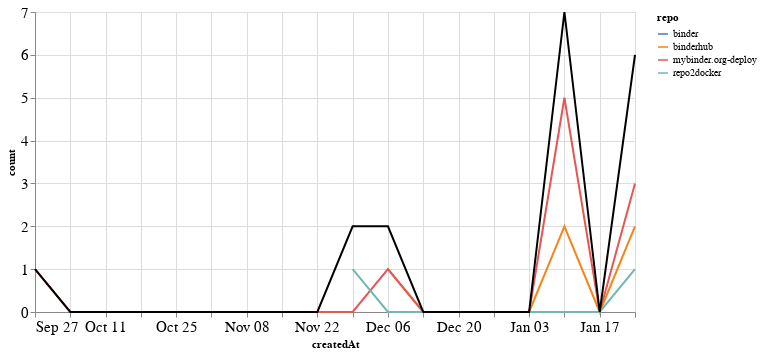

The code cell stored with this chart in its notebook:
### Markdown cell above
### PRs

### Code cell
prs_time = prs.groupby('repo').resample('W', on='createdAt').count()['author'].reset_index()
prs_time = prs_time.rename(columns={'author': 'count'})
prs_time_total = prs_time.groupby('createdAt').agg({"count": "sum"}).reset_index()

ch1 = alt.Chart(prs_time, width=600).mark_line().encode(
    x='createdAt',
    y='count',
    color='repo',
    tooltip="repo"
)

ch2 = alt.Chart(prs_time_total, width=600).mark_line(color="black").encode(
    x='createdAt',
    y='count',
)

ch1 + ch2

### Figure 1 — Vega-Lite specification as saved in the notebook (floating-point values rounded to 4 significant figures)
{"config": {"axisLeft": {"labelFontSize": 15}, "axisBottom": {"labelFontSize": 15}}, "layer": [{"data": {"name": "data-331eb4afdabfc2ac0971f68a5ba8e19b"}, "mark": "line", "encoding": {"color": {"type": "nominal", "field": "repo"}, "tooltip": {"type": "nominal", "field": "repo"}, "x": {"type": "temporal", "field": "createdAt"}, "y": {"type": "quantitative", "field": "count"}}, "width": 600}, {"data": {"name": "data-b49b55b33d176ccd57f50e9dd3815432"}, "mark": {"type": "line", "color": "black"}, "encoding": {"x": {"type": "temporal", "field": "createdAt"}, "y": {"type": "quantitative", "field": "count"}}, "width": 600}], "$schema": "https://vega.github.io/schema/vega-lite/v4.8.1.json", "datasets": {"data-331eb4afdabfc2ac0971f68a5ba8e19b": [{"repo": "binder", "createdAt": "2020-11-29T00:00:00", "count": 1}, {"repo": "binderhub", "createdAt": "2020-12-06T00:00:00", "count": 1}, {"repo": "binderhub", "createdAt": "2020-12-13T00:00:00", "count": 0}, {"repo": "binderhub", "createdAt": "2020-12-20T00:00:00", "count": 0}, {"repo": "binderhub", "createdAt": "2020-12-27T00:00:00", "count": 0}, {"repo": "binderhub", "createdAt": "2021-01-03T00:00:00", "count": 0}, {"repo": "binderhub", "createdAt": "2021-01-10T00:00:00", "count": 2}, {"repo": "binderhub", "createdAt": "2021-01-17T00:00:00", "count": 0}, {"repo": "binderhub", "createdAt": "2021-01-24T00:00:00", "count": 2}, {"repo": "mybinder.org-deploy", "createdAt": "2020-09-27T00:00:00", "count": 1}, {"repo": "mybinder.org-deploy", "createdAt": "2020-10-04T00:00:00", "count": 0}, {"repo": "mybinder.org-deploy", "createdAt": "2020-10-11T00:00:00", "count": 0}, {"repo": "mybinder.org-deploy", "createdAt": "2020-10-18T00:00:00", "count": 0}, {"repo": "mybinder.org-deploy", "createdAt": "2020-10-25T00:00:00", "count": 0}, {"repo": "mybinder.org-deploy", "createdAt": "2020-11-01T00:00:00", "count": 0}, {"repo": "mybinder.org-deploy", "createdAt": "2020-11-08T00:00:00", "count": 0}, {"repo": "mybinder.org-deploy", "createdAt": "2020-11-15T00:00:00", "count": 0}, {"repo": "mybinder.org-deploy", "createdAt": "2020-11-22T00:00:00", "count": 0}, {"repo": "mybinder.org-deploy", "createdAt": "2020-11-29T00:00:00", "count": 0}, {"repo": "mybinder.org-deploy", "createdAt": "2020-12-06T00:00:00", "count": 1}, {"repo": "mybinder.org-deploy", "createdAt": "2020-12-13T00:00:00", "count": 0}, {"repo": "mybinder.org-deploy", "createdAt": "2020-12-20T00:00:00", "count": 0}, {"repo": "mybinder.org-deploy", "createdAt": "2020-12-27T00:00:00", "count": 0}, {"repo": "mybinder.org-deploy", "createdAt": "2021-01-03T00:00:00", "count": 0}, {"repo": "mybinder.org-deploy", "createdAt": "2021-01-10T00:00:00", "count": 5}, {"repo": "mybinder.org-deploy", "createdAt": "2021-01-17T00:00:00", "count": 0}, {"repo": "mybinder.org-deploy", "createdAt": "2021-01-24T00:00:00", "count": 3}, {"repo": "repo2docker", "createdAt": "2020-11-29T00:00:00", "count": 1}, {"repo": "repo2docker", "createdAt": "2020-12-06T00:00:00", "count": 0}, {"repo": "repo2docker", "createdAt": "2020-12-13T00:00:00", "count": 0}, {"repo": "repo2docker", "createdAt": "2020-12-20T00:00:00", "count": 0}, {"repo": "repo2docker", "createdAt": "2020-12-27T00:00:00", "count": 0}, {"repo": "repo2docker", "createdAt": "2021-01-03T00:00:00", "count": 0}, {"repo": "repo2docker", "createdAt": "2021-01-10T00:00:00", "count": 0}, {"repo": "repo2docker", "createdAt": "2021-01-17T00:00:00", "count": 0}, {"repo": "repo2docker", "createdAt": "2021-01-24T00:00:00", "count": 1}], "data-b49b55b33d176ccd57f50e9dd3815432": [{"createdAt": "2020-09-27T00:00:00", "count": 1}, {"createdAt": "2020-10-04T00:00:00", "count": 0}, {"createdAt": "2020-10-11T00:00:00", "count": 0}, {"createdAt": "2020-10-18T00:00:00", "count": 0}, {"createdAt": "2020-10-25T00:00:00", "count": 0}, {"createdAt": "2020-11-01T00:00:00", "count": 0}, {"createdAt": "2020-11-08T00:00:00", "count": 0}, {"createdAt": "2020-11-15T00:00:00", "count": 0}, {"createdAt": "2020-11-22T00:00:00", "count": 0}, {"createdAt": "2020-11-29T00:00:00", "count": 2}, {"createdAt": "2020-12-06T00:00:00", "count": 2}, {"createdAt": "2020-12-13T00:00:00", "count": 0}, {"createdAt": "2020-12-20T00:00:00", "count": 0}, {"createdAt": "2020-12-27T00:00:00", "count": 0}, {"createdAt": "2021-01-03T00:00:00", "count": 0}, {"createdAt": "2021-01-10T00:00:00", "count": 7}, {"createdAt": "2021-01-17T00:00:00", "count": 0}, {"createdAt": "2021-01-24T00:00:00", "count": 6}]}}
